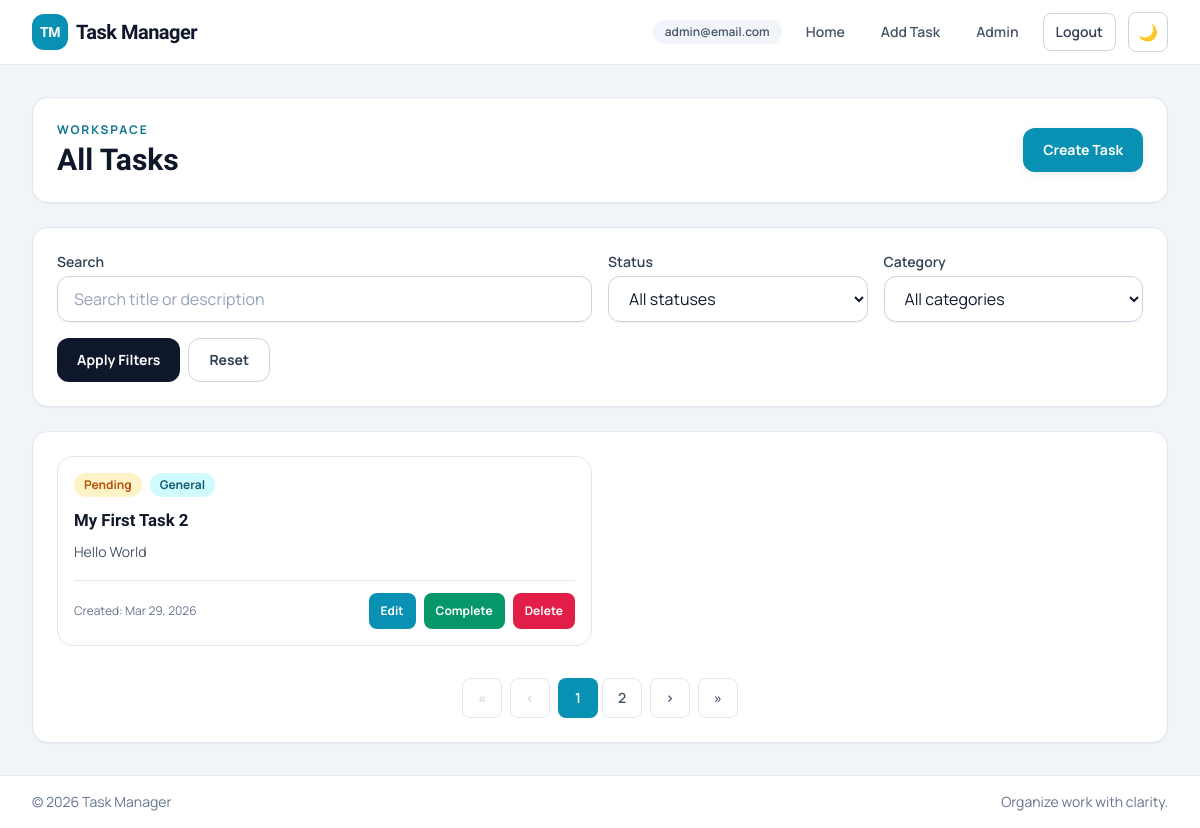
The page /tasks/ (signed in) on the database as committed earlier.
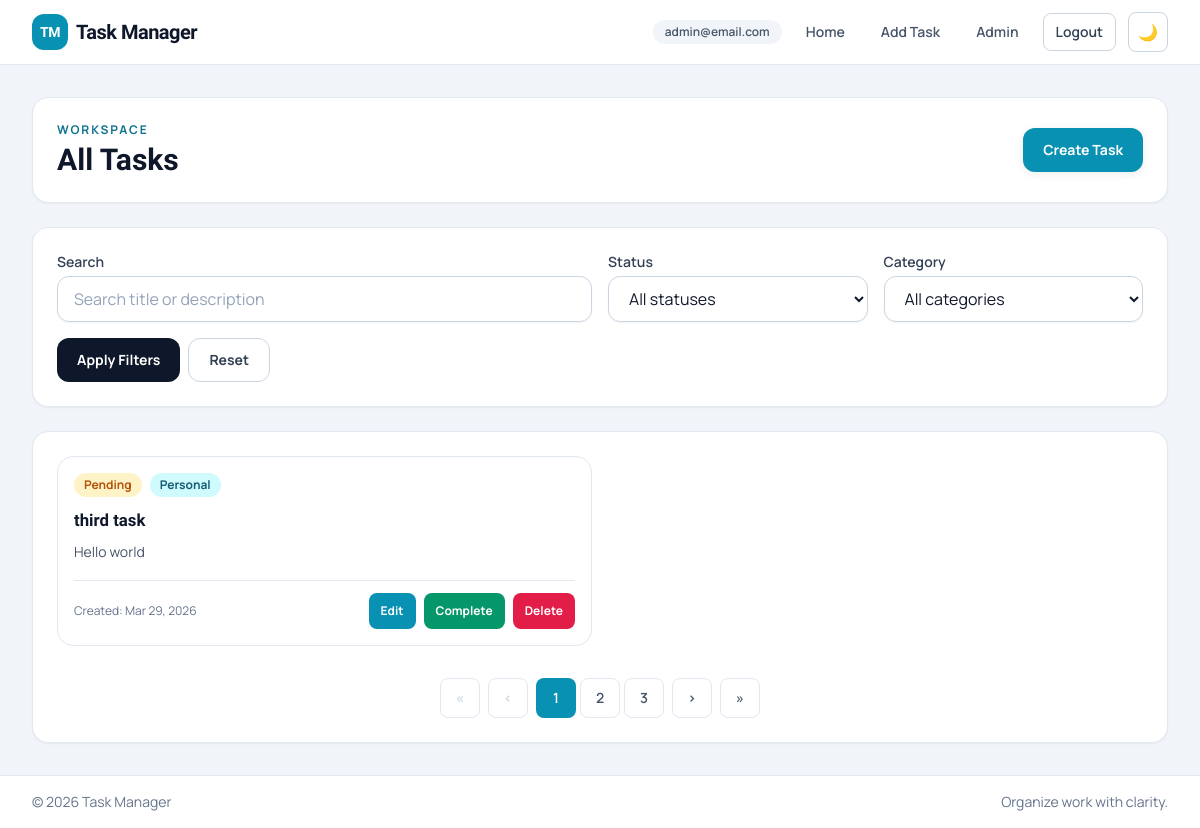
The same page on the database as committed later.
### accounts/models.py (models this page shows, shortened)
class CustomUser(AbstractBaseUser, PermissionsMixin):
    email = models.EmailField(unique=True)
    first_name = models.CharField(max_length=30, blank=True)
    last_name = models.CharField(max_length=30, blank=True)
    is_active = models.BooleanField(default=True)
    is_staff = models.BooleanField(default=False)
    objects = UserManager()
    USERNAME_FIELD = 'email'
    REQUIRED_FIELDS = []

### task/models.py (models this page shows, shortened)
class Task(models.Model):
    class Category(models.TextChoices):
        GENERAL = 'general', 'General'
        WORK = 'work', 'Work'
        PERSONAL = 'personal', 'Personal'
        STUDY = 'study', 'Study'
        HEALTH = 'health', 'Health'
    user = models.ForeignKey(AUTH_USER_MODEL, on_delete=models.CASCADE, related_name='tasks')
    title = models.CharField(max_length=200)
    description = models.TextField()
    category = models.CharField(max_length=20, choices=Category.choices, default=Category.GENERAL)
    completed = models.BooleanField(default=False)
    created_at = models.DateTimeField(auto_now_add=True)
    class Meta:
        indexes = [
            models.Index(fields=['user', 'completed', 'category']),
            models.Index(fields=['user', '-created_at']),
        ]

### task/views.py (the view)
# urls.py: path('tasks/', views.task_list, name='task_list'),
@login_required
def task_list(request):
    filter_form = TaskFilterForm(request.GET or None)
    if filter_form.is_valid():
        query = filter_form.cleaned_data['query']
        status = filter_form.cleaned_data['status'] or TaskFilterForm.STATUS_ALL
        category = filter_form.cleaned_data['category']
    else:
        query = ''
        status = TaskFilterForm.STATUS_ALL
        category = ''
        filter_form = TaskFilterForm(initial={'status': TaskFilterForm.STATUS_ALL})
    queryset = models.Task.objects.filter(user=request.user).order_by('completed', '-created_at')
    queryset = apply_task_filters(queryset, query=query, status=status, category=category)
    tasks = paginate_tasks(request, queryset)
    query_params = request.GET.copy()
    query_params.pop('page', None)
    context = {
        'tasks': tasks,
        'heading': 'All Tasks',
        'filter_form': filter_form,
        'querystring': query_params.urlencode(),
        'reset_url': request.path,
    }
    return render(request, 'task/task_list.html', context)

### task/views.py (called while the page is built)
def paginate_tasks(request, queryset, per_page=1):
    paginator = Paginator(queryset, per_page)
    page_param = request.GET.get('page', '1')
    try:
        page_number = int(page_param)
    except (TypeError, ValueError):
        page_number = 1
    if page_number < 1:
        page_number = 1
    elif page_number > paginator.num_pages:
        page_number = paginator.num_pages
    return paginator.page(page_number)

def apply_task_filters(queryset, query, status, category):
    if query:
        queryset = queryset.filter(Q(title__icontains=query) | Q(description__icontains=query))
    if status == TaskFilterForm.STATUS_COMPLETED:
        queryset = queryset.filter(completed=True)
    elif status == TaskFilterForm.STATUS_PENDING:
        queryset = queryset.filter(completed=False)
    if category:
        queryset = queryset.filter(category=category)
    return queryset

### task/templates/task/task_list.html (shortened to what this page needs)
{% extends 'task/base.html' %}
{% block content %}
    <section class="mb-5 rounded-2xl border border-slate-200 bg-white p-4 shadow-sm dark:border-slate-800 dark:bg-slate-900 sm:mb-6 sm:p-6">
        <div class="flex flex-col gap-3 sm:flex-row sm:items-center sm:justify-between">
            <div>
                <p class="text-xs font-bold uppercase tracking-[0.16em] text-brand-700 dark:text-brand-300">Workspace</p>
                <h2 class="mt-1 font-display text-[1.7rem] font-bold leading-tight text-slate-900 dark:text-white sm:text-3xl">{{ heading }}</h2>
            </div>
            <a href="{% url 'add_task' %}" class="inline-flex h-11 items-center justify-center rounded-xl bg-brand-600 px-5 text-sm font-bold text-white shadow-glow transition hover:bg-brand-700">Create Task</a>
        </div>
    </section>
    <section class="mb-5 rounded-2xl border border-slate-200 bg-white p-4 shadow-sm dark:border-slate-800 dark:bg-slate-900 sm:mb-6 sm:p-6">
        <form method="get" class="grid grid-cols-1 gap-4 md:grid-cols-4 md:items-end">
            <div class="md:col-span-2">
                <label for="id_query" class="mb-1 block text-sm font-semibold text-slate-700 dark:text-slate-200">Search</label>
                {{ filter_form.query }}
            </div>
            <div>
                <label for="id_status" class="mb-1 block text-sm font-semibold text-slate-700 dark:text-slate-200">Status</label>
                {{ filter_form.status }}
            </div>
            <div>
                <label for="id_category" class="mb-1 block text-sm font-semibold text-slate-700 dark:text-slate-200">Category</label>
                {{ filter_form.category }}
            </div>
            <div class="md:col-span-4 flex flex-col gap-2 sm:flex-row">
                <button type="submit" class="inline-flex h-11 items-center justify-center rounded-xl bg-slate-900 px-5 text-sm font-bold text-white transition hover:bg-slate-800 dark:bg-white dark:text-slate-900 dark:hover:bg-slate-200">Apply Filters</button>
                <a href="{{ reset_url }}" class="inline-flex h-11 items-center justify-center rounded-xl border border-slate-300 px-5 text-sm font-bold text-slate-700 transition hover:bg-slate-100 dark:border-slate-700 dark:text-slate-200 dark:hover:bg-slate-800">Reset</a>
            </div>
        </form>
    </section>
    <section class="rounded-2xl border border-slate-200 bg-white p-4 shadow-sm dark:border-slate-800 dark:bg-slate-900 sm:p-6">
        {% if tasks %}
            <ul class="grid grid-cols-1 gap-4 lg:grid-cols-2">
                {% for task in tasks %}
                    <li class="overflow-hidden rounded-2xl border p-4 transition {% if task.completed %}border-emerald-200 bg-emerald-50 dark:border-emerald-900 dark:bg-emerald-950/20{% else %}border-slate-200 bg-white dark:border-slate-700 dark:bg-slate-900{% endif %}">
                        <div class="flex h-full flex-col gap-4">
                            <div>
                                <div class="mb-3 flex items-center gap-2">
                                    <span class="rounded-full px-2.5 py-1 text-xs font-bold {% if task.completed %}bg-emerald-100 text-emerald-700 dark:bg-emerald-900/70 dark:text-emerald-200{% else %}bg-amber-100 text-amber-700 dark:bg-amber-900/70 dark:text-amber-200{% endif %}">{% if task.completed %}Completed{% else %}Pending{% endif %}</span>
                                    <span class="rounded-full bg-brand-100 px-2.5 py-1 text-xs font-bold text-brand-800 dark:bg-brand-900/50 dark:text-brand-200">{{ task.get_category_display }}</span>
                                </div>
                                <h3 class="font-display text-[1.05rem] font-bold leading-snug text-slate-900 dark:text-white {% if task.completed %}line-through opacity-80{% endif %}">{{ task.title }}</h3>
                                <p class="mt-2 text-sm leading-6 text-slate-600 dark:text-slate-300 {% if task.completed %}line-through opacity-70{% endif %}">{{ task.description }}</p>
                            </div>
                            <div class="mt-auto flex items-center justify-between gap-3 border-t border-slate-200 pt-3 text-xs text-slate-500 dark:border-slate-700 dark:text-slate-400">
                                <span>Created: {{ task.created_at|date:"M d, Y" }}</span>
                                <div class="flex flex-wrap justify-end gap-2">
                                    <a href="{% url 'edit_task' task.id %}" class="inline-flex h-9 items-center rounded-lg bg-brand-600 px-3 text-xs font-bold text-white transition hover:bg-brand-700">Edit</a>
                                    <form method="post" action="{% url 'task_toggle_complete' task.id %}" class="inline">
                                        <button type="submit" class="inline-flex h-9 items-center rounded-lg px-3 text-xs font-bold text-white transition {% if task.completed %}bg-slate-600 hover:bg-slate-700{% else %}bg-emerald-600 hover:bg-emerald-700{% endif %}">
                                            {% if task.completed %}Undo{% else %}Complete{% endif %}
                                        </button>
                                    </form>
                                    <a href="{% url 'delete_task' task.id %}" class="inline-flex h-9 items-center rounded-lg bg-rose-600 px-3 text-xs font-bold text-white transition hover:bg-rose-700">Delete</a>
                                </div>
                            </div>
                        </div>
                    </li>
                {% endfor %}
            </ul>
            {% if tasks.has_other_pages %}
                <nav class="mt-8 flex items-center justify-center gap-2" aria-label="Pagination">
                    {% if tasks.has_previous %}
                        <a href="?{% if querystring %}{{ querystring }}&{% endif %}page=1" class="inline-flex h-10 w-10 items-center justify-center rounded-lg border border-slate-200 text-sm font-semibold text-slate-600 transition hover:border-slate-300 hover:bg-slate-50 dark:border-slate-800 dark:text-slate-300 dark:hover:border-slate-700 dark:hover:bg-slate-800" title="First page">«</a>
                        <a href="?{% if querystring %}{{ querystring }}&{% endif %}page={{ tasks.previous_page_number }}" class="inline-flex h-10 w-10 items-center justify-center rounded-lg border border-slate-200 text-sm font-semibold text-slate-600 transition hover:border-slate-300 hover:bg-slate-50 dark:border-slate-800 dark:text-slate-300 dark:hover:border-slate-700 dark:hover:bg-slate-800" title="Previous page">‹</a>
                    {% else %}
                        <span class="inline-flex h-10 w-10 items-center justify-center rounded-lg border border-slate-200 text-sm font-semibold text-slate-300 dark:border-slate-800 dark:text-slate-600">«</span>
                        <span class="inline-flex h-10 w-10 items-center justify-center rounded-lg border border-slate-200 text-sm font-semibold text-slate-300 dark:border-slate-800 dark:text-slate-600">‹</span>
                    {% endif %}
                    <div class="flex items-center gap-1">
                        {% for num in tasks.paginator.page_range %}
                            {% if num == tasks.number %}
                                <span class="inline-flex h-10 w-10 items-center justify-center rounded-lg bg-brand-600 text-sm font-semibold text-white">{{ num }}</span>
                            {% elif num > tasks.number|add:'-3' and num < tasks.number|add:'3' %}
                                <a href="?{% if querystring %}{{ querystring }}&{% endif %}page={{ num }}" class="inline-flex h-10 w-10 items-center justify-center rounded-lg border border-slate-200 text-sm font-semibold text-slate-600 transition hover:border-brand-300 hover:bg-brand-50 dark:border-slate-800 dark:text-slate-300 dark:hover:border-brand-700 dark:hover:bg-brand-950">{{ num }}</a>
                            {% endif %}
                        {% endfor %}
                    </div>
                    {% if tasks.has_next %}
                        <a href="?{% if querystring %}{{ querystring }}&{% endif %}page={{ tasks.next_page_number }}" class="inline-flex h-10 w-10 items-center justify-center rounded-lg border border-slate-200 text-sm font-semibold text-slate-600 transition hover:border-slate-300 hover:bg-slate-50 dark:border-slate-800 dark:text-slate-300 dark:hover:border-slate-700 dark:hover:bg-slate-800" title="Next page">›</a>
                        <a href="?{% if querystring %}{{ querystring }}&{% endif %}page={{ tasks.paginator.num_pages }}" class="inline-flex h-10 w-10 items-center justify-center rounded-lg border border-slate-200 text-sm font-semibold text-slate-600 transition hover:border-slate-300 hover:bg-slate-50 dark:border-slate-800 dark:text-slate-300 dark:hover:border-slate-700 dark:hover:bg-slate-800" title="Last page">»</a>
                    {% endif %}
                </nav>
            {% endif %}
        {% else %}
            <div class="rounded-xl border border-dashed border-slate-300 bg-slate-50 p-10 text-center dark:border-slate-700 dark:bg-slate-900/80">
                <p class="text-sm font-semibold text-slate-600 dark:text-slate-300">No tasks found. Create your first task to get started.</p>
            </div>
        {% endif %}
    </section>
{% endblock %}

### task/templates/task/base.html (shortened to what this page needs)
{% load static %}
<!DOCTYPE html>
<html lang="en" class="h-full">
<head>
    <script src="https://cdn.tailwindcss.com"></script>
</head>
<body class="h-full bg-slate-100 text-slate-900 antialiased transition-colors duration-300 dark:bg-slate-950 dark:text-slate-100">
    <div class="min-h-full">
        <header class="sticky top-0 z-40 border-b border-slate-200 bg-white dark:border-slate-800 dark:bg-slate-900">
            <div class="mx-auto flex h-16 max-w-7xl items-center justify-between px-4 sm:px-6 lg:px-8">
                <a href="{% url 'task_list' %}" class="inline-flex items-center gap-2 font-display text-xl font-bold tracking-tight text-slate-900 dark:text-white">
                    <span class="inline-flex h-9 w-9 items-center justify-center rounded-xl bg-brand-600 text-sm font-extrabold text-white">TM</span>
                    Task Manager
                </a>
                <div class="hidden items-center gap-3 md:flex">
                    {% if user.is_authenticated %}
                        <span class="rounded-full bg-slate-100 px-3 py-1 text-xs font-semibold text-slate-600 dark:bg-slate-800 dark:text-slate-300">{{ user.email }}</span>
                        <a href="{% url 'task_list' %}" class="rounded-lg px-3 py-2 text-sm font-semibold text-slate-600 transition hover:bg-slate-100 hover:text-slate-900 dark:text-slate-300 dark:hover:bg-slate-800 dark:hover:text-white">Home</a>
                        <a href="{% url 'add_task' %}" class="rounded-lg px-3 py-2 text-sm font-semibold text-slate-600 transition hover:bg-slate-100 hover:text-slate-900 dark:text-slate-300 dark:hover:bg-slate-800 dark:hover:text-white">Add Task</a>
                        {% if user.is_superuser %}
                        <a href="{% url 'admin:index' %}" class="rounded-lg px-3 py-2 text-sm font-semibold text-slate-600 transition hover:bg-slate-100 hover:text-slate-900 dark:text-slate-300 dark:hover:bg-slate-800 dark:hover:text-white">Admin</a>
                        {% endif %}
                        <form method="post" action="{% url 'logout' %}" class="inline">
                            <button type="submit" class="rounded-lg border border-slate-300 px-3 py-2 text-sm font-semibold text-slate-700 transition hover:border-slate-400 hover:bg-slate-100 dark:border-slate-700 dark:text-slate-200 dark:hover:bg-slate-800">Logout</button>
                        </form>
                    {% endif %}
                    <button id="theme-toggle" type="button" class="inline-flex h-10 w-10 items-center justify-center rounded-lg border border-slate-300 text-slate-700 transition hover:bg-slate-100 dark:border-slate-700 dark:text-slate-200 dark:hover:bg-slate-800" aria-label="Toggle theme">
                        <span class="theme-icon-moon inline dark:hidden">🌙</span>
                    </button>
                </div>
            </div>
        </header>
        <main class="mx-auto max-w-7xl px-4 py-5 sm:px-6 sm:py-6 lg:px-8 lg:py-8">
            {% block content %}{% endblock %}
        </main>
        <footer class="border-t border-slate-200 bg-white dark:border-slate-800 dark:bg-slate-900">
            <div class="mx-auto flex max-w-7xl flex-col items-center justify-between gap-2 px-4 py-4 text-sm text-slate-500 dark:text-slate-400 sm:flex-row sm:px-6 lg:px-8">
                <p>&copy; 2026 Task Manager</p>
                <p>Organize work with clarity.</p>
            </div>
        </footer>
    </div>
</body>
</html>

Rows that differ between the two databases and show on the page:
no longer on this page (row unchanged): Task: completed "Pending", category "General", title "My First Task 2", description "Hello World", created_at "Mar 29, 2026"
added Task: completed "Pending", category "Personal", title "third task", description "Hello world", created_at "Mar 29, 2026"
Other text that changed with them:
new list line: "3"
